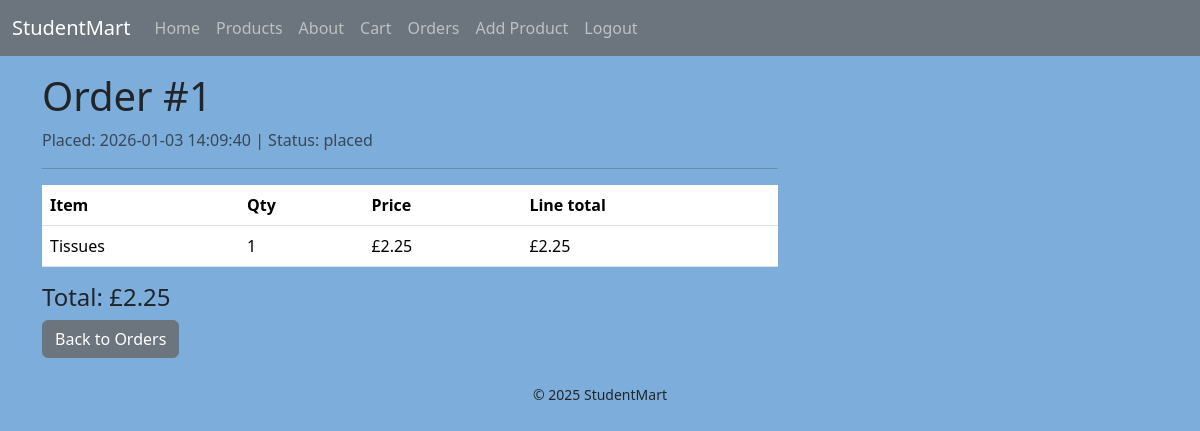
Screenshot of /orders/1/ (signed in) with the database file from the repository.
### tables this page shows
CREATE TABLE orders (
  id INTEGER PRIMARY KEY AUTOINCREMENT,
  user_id INTEGER NOT NULL REFERENCES users(id),
  created TIMESTAMP DEFAULT CURRENT_TIMESTAMP,
  status TEXT NOT NULL DEFAULT 'placed',  -- placed/paid/cancelled etc.
  total REAL NOT NULL DEFAULT 0
);

CREATE TABLE order_items (
  id INTEGER PRIMARY KEY AUTOINCREMENT,
  order_id INTEGER NOT NULL REFERENCES orders(id),
  product_id INTEGER NOT NULL REFERENCES products(id),
  quantity INTEGER NOT NULL DEFAULT 1,
  price_each REAL NOT NULL
);

CREATE TABLE products (
  id INTEGER PRIMARY KEY AUTOINCREMENT,
  created TIMESTAMP DEFAULT CURRENT_TIMESTAMP,
  user INTEGER NOT NULL REFERENCES users(id),
  category INTEGER NOT NULL REFERENCES categories(id),
  name TEXT NOT NULL,
  description TEXT,
  price REAL NOT NULL,
  image_url TEXT,
  stock INTEGER DEFAULT 0
);

### app.py (the view)
@app.route("/orders/<int:order_id>/")
def order_receipt(order_id):
    if session.get("user_id") is None:
        flash("Please login first.", "warning")
        return redirect(url_for("login"))
    order = order_get(order_id)
    if order is None or order["user_id"] != session["user_id"]:
        flash("Order not found.", "danger")
        return redirect(url_for("orders"))
    items = order_get_items(order_id)
    return render_template("order_receipt.html", title=f"Order #{order_id}", order=order, items=items)

### app.py (called while the page is built)
@app.context_processor
def inject_csrf_token():
    return dict(csrf_token=generate_csrf())

@app.context_processor
def inject_site_name():
    return dict(siteName=siteName)

### db/db.py (called while the page is built)
def get_db_connection():
    base_dir = os.path.dirname(os.path.abspath(__file__))
    db_path = os.path.join(base_dir, "database.db")
    conn = sqlite3.connect(db_path)
    conn.row_factory = sqlite3.Row
    return conn

def order_get(order_id):
    conn = get_db_connection()
    order = conn.execute("SELECT * FROM orders WHERE id=?", (order_id,)).fetchone()
    conn.close()
    return order

def order_get_items(order_id):
    conn = get_db_connection()
    rows = conn.execute("""
        SELECT order_items.quantity, order_items.price_each,
               products.name
        FROM order_items
        JOIN products ON order_items.product_id = products.id
        WHERE order_items.order_id = ?
    """, (order_id,)).fetchall()
    conn.close()
    return rows

### templates/order_receipt.html
{% extends "base.html" %}
{% block content %}
<h1>Order #{{ order['id'] }}</h1>
<p class="text-muted">Placed: {{ order['created'] }} | Status: {{ order['status'] }}</p>
<hr>
<table class="table">
  <thead><tr><th>Item</th><th>Qty</th><th>Price</th><th>Line total</th></tr></thead>
  <tbody>
    {% for i in items %}
      <tr>
        <td>{{ i['name'] }}</td>
        <td>{{ i['quantity'] }}</td>
        <td>£{{ '%.2f'|format(i['price_each']) }}</td>
        <td>£{{ '%.2f'|format(i['price_each'] * i['quantity']) }}</td>
      </tr>
    {% endfor %}
  </tbody>
</table>
<h4>Total: £{{ '%.2f'|format(order['total']) }}</h4>
<a class="btn btn-secondary" href="{{ url_for('orders') }}">Back to Orders</a>
{% endblock %}

### static/styles.css (style rules this page uses)
body { background: #7daedb; }

### rows the page displays
orders: id "1", created "2026-01-03 14:09:40", status "placed", total "2.25"
order_items: name "Tissues", quantity "1", price_each "2.25", i['price_each']*i['quantity'] "2.25"

### other values shown
{{ siteName }} "StudentMart"
